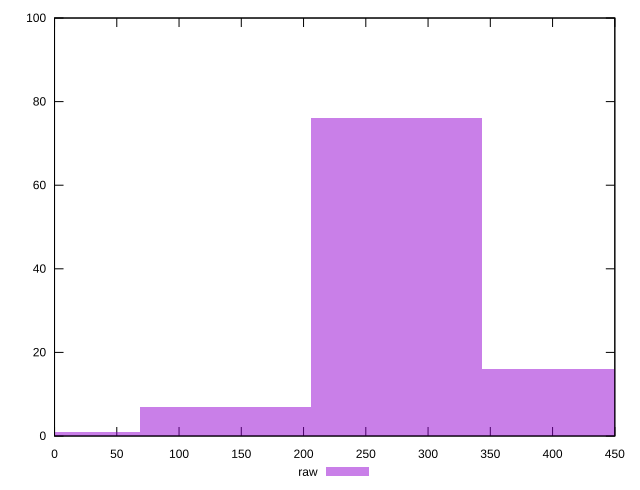

Write the gnuplot code that produced this figure.
reset

$raw <<EOF
0 1
137.2878891508335 7
411.8636674525005 16
274.575778301667 76
EOF

set key outside below
set boxwidth 137.2878891508335
set xrange [0:450]
set yrange [0:100]
set trange [0:100]
set style fill transparent solid 0.5 noborder
set terminal svg size 640, 490 enhanced background rgb 'white'
set output "reprap/unminified-css/samples/pages/raw/histogram.svg"

plot $raw title "raw" with boxes

reset
